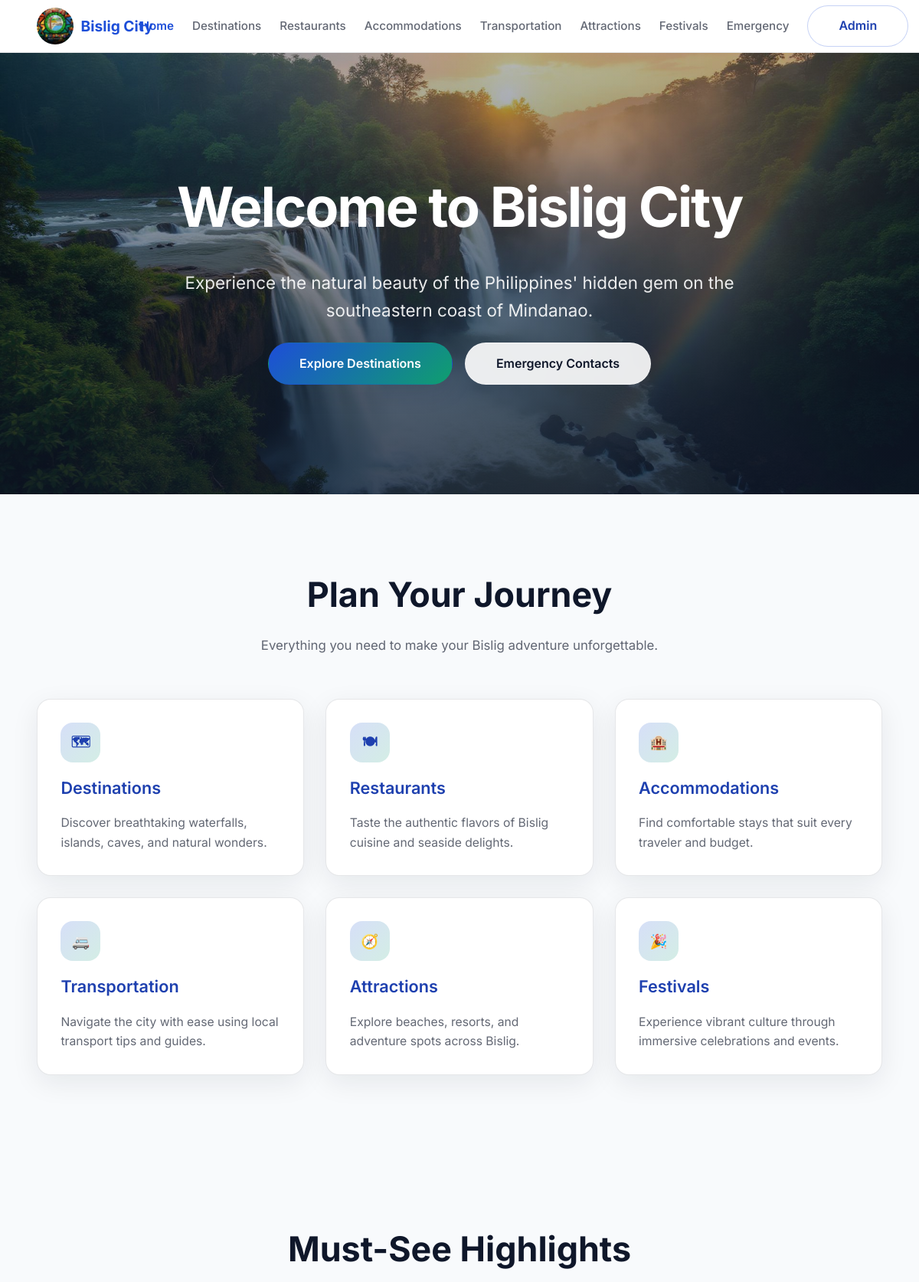
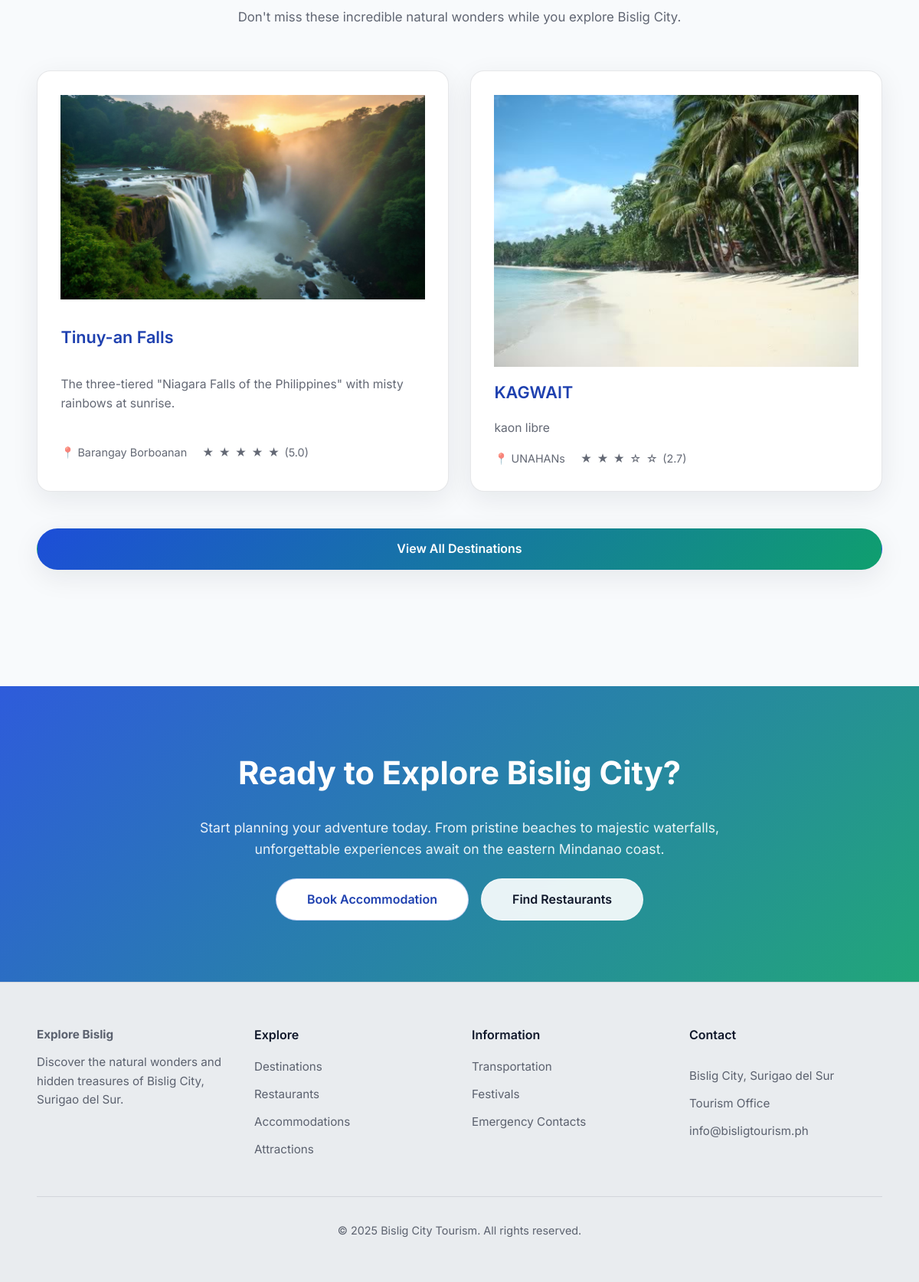
The page / on the database its author committed (2 pictures, top to bottom).
### tables this page shows
CREATE TABLE `destinations` (
  `id` int(11) NOT NULL,
  `name` varchar(100) NOT NULL,
  `description` text NOT NULL,
  `location` varchar(100) NOT NULL,
  `rating` decimal(2,1) DEFAULT 0.0,
  `image_url` varchar(255) DEFAULT NULL,
  `created_at` timestamp NOT NULL DEFAULT current_timestamp(),
  `updated_at` timestamp NOT NULL DEFAULT current_timestamp() ON UPDATE current_timestamp()
);

### index.php (the view)
<?php include 'header.php'; ?>
    <main>
      <section
        class="hero"
        style="--hero-image: url('assets/tinuyan-falls-hero.jpg');"
        aria-label="Tinuy-an Falls hero backdrop"
      >
        <div class="hero-content">
          <h1>Welcome to Bislig City</h1>
          <p>Experience the natural beauty of the Philippines' hidden gem on the southeastern coast of Mindanao.</p>
          <div class="button-row">
            <a class="btn btn-primary" href="destinations.php">Explore Destinations</a>
            <a class="btn btn-outline" href="emergency.php">Emergency Contacts</a>
          </div>
        </div>
      </section>
      <section class="section">
        <div class="container">
          <header class="section-header">
            <h2>Plan Your Journey</h2>
            <p>Everything you need to make your Bislig adventure unforgettable.</p>
          </header>
          <div class="grid three">
            <a class="card" href="destinations.php">
              <div class="feature-icon" aria-hidden="true">🗺</div>
              <h3>Destinations</h3>
              <p>Discover breathtaking waterfalls, islands, caves, and natural wonders.</p>
            </a>
            <a class="card" href="restaurants.php">
              <div class="feature-icon" aria-hidden="true">🍽</div>
              <h3>Restaurants</h3>
              <p>Taste the authentic flavors of Bislig cuisine and seaside delights.</p>
            </a>
            <a class="card" href="accommodations.php">
              <div class="feature-icon" aria-hidden="true">🏨</div>
              <h3>Accommodations</h3>
              <p>Find comfortable stays that suit every traveler and budget.</p>
            </a>
            <a class="card" href="transportation.php">
              <div class="feature-icon" aria-hidden="true">🚐</div>
              <h3>Transportation</h3>
              <p>Navigate the city with ease using local transport tips and guides.</p>
            </a>
            <a class="card" href="attractions.php">
              <div class="feature-icon" aria-hidden="true">🧭</div>
              <h3>Attractions</h3>
              <p>Explore beaches, resorts, and adventure spots across Bislig.</p>
            </a>
            <a class="card" href="festivals.php">
              <div class="feature-icon" aria-hidden="true">🎉</div>
              <h3>Festivals</h3>
              <p>Experience vibrant culture through immersive celebrations and events.</p>
            </a>
          </div>
        </div>
      </section>
      <section class="section">
        <div class="container">
          <header class="section-header">
            <h2>Must-See Highlights</h2>
            <p>Don't miss these incredible natural wonders while you explore Bislig City.</p>
          </header>
          <div class="grid three">
            <?php
            include 'admin/database.php';
            $query = "SELECT d.id, d.name, d.description, d.location, d.image_url, d.rating AS admin_rating, IFNULL(AVG(r.rating), 0) AS avg_rating FROM destinations d LEFT JOIN ratings r ON d.id = r.item_id AND r.category = 'destination' GROUP BY d.id ORDER BY d.rating DESC LIMIT 3";
            $result = mysqli_query($conn, $query);
            if ($result && mysqli_num_rows($result) > 0) {
              while ($row = mysqli_fetch_assoc($result)) {
                $img = !empty($row['image_url']) ? $row['image_url'] : 'assets/default.jpg';
                echo '<article class="card">';
                echo '<div class="destination-img-wrapper">';
                echo '<img class="destination-img" src="' . htmlspecialchars($img) . '" alt="' . htmlspecialchars($row['name']) . '" />';
                echo '</div>';
                echo '<h3>' . htmlspecialchars($row['name']) . '</h3>';
                echo '<p>' . htmlspecialchars($row['description']) . '</p>';
                echo '<div class="meta">';
                echo '<span>📍 ' . htmlspecialchars($row['location']) . '</span>';
                echo '<span class="rating-stars" data-id="' . $row['id'] . '">';
                $fullStars = floor($row['avg_rating']);
                $halfStar = ($row['avg_rating'] - $fullStars) >= 0.5 ? 1 : 0;
                for ($i = 1; $i <= 5; $i++) {
                  if ($i <= $fullStars) {
                    echo '<span class="star" data-value="'.$i.'">&#9733;</span>';
                  } elseif ($i == $fullStars + 1 && $halfStar) {
                    echo '<span class="star" data-value="'.$i.'">&#9733;</span>';
                  } else {
                    echo '<span class="star" data-value="'.$i.'">&#9734;</span>';
                  }
                }
                $displayRating = ($row['avg_rating'] > 0) ? $row['avg_rating'] : $row['admin_rating'];
                echo '<span class="rating-value">(' . number_format($displayRating, 1) . ')</span>';
                echo '</span>';
                echo '</div>';
                echo '</article>';
              }
            } else {
              echo '<p>No top-rated destinations available.</p>';
            }
            ?>
          </div>
          <div class="section-header" style="margin-top: 3rem;">
            <a class="btn btn-primary" href="destinations.php">View All Destinations</a>
          </div>
        </div>
      </section>
    </main>
    <section class="cta-section">
      <div class="container">
        <h2 class="weight-semibold" style="font-size: clamp(2rem, 4vw, 2.6rem);">
          Ready to Explore Bislig City?
        </h2>
        <p>
          Start planning your adventure today. From pristine beaches to majestic waterfalls,
          unforgettable experiences await on the eastern Mindanao coast.
        </p>
        <div class="button-row">
          <a class="btn btn-secondary" href="accommodations.php">Book Accommodation</a>
          <a class="btn btn-outline" href="restaurants.php">Find Restaurants</a>
        </div>
      </div>
    </section>
   <?php include 'footer.php'; ?>
</html>

### styles.css (style rules this page uses)
*, *::before, *::after { box-sizing: border-box; margin: 0; padding: 0; }
:root { --color-background: #f8fafc; --color-surface: #ffffff; --color-border: rgba(15, 23, 42, 0.1); --color-text: #0f172a; --color-muted: rgba(15, 23, 42, 0.65); --color-primary: #1d4ed8; --color-primary-dark: #1e40af; --color-accent: #0f9f6e; --shadow-soft: 0 10px 35px rgba(15, 23, 42, 0.08); --shadow-hover: 0 18px 45px rgba(15, 23, 42, 0.15); font-size: 16px; }
body { font-family: "Inter", "Segoe UI", system-ui, -apple-system, sans-serif; background: var(--color-background); color: var(--color-text); line-height: 1.6; min-height: 100vh; display: flex; flex-direction: column; }
img { max-width: 100%; display: block; }
a { color: inherit; text-decoration: none; }
.container { width: min(1120px, 92vw); margin: 0 auto; }
.button-row { display: flex; flex-wrap: wrap; gap: 1rem; justify-content: center; }
.btn { display: inline-flex; align-items: center; justify-content: center; padding: 0.85rem 2.5rem; border-radius: 999px; font-size: 1rem; font-weight: 600; transition: transform 0.25s ease, box-shadow 0.25s ease, background 0.25s ease, color 0.25s ease; cursor: pointer; border: 1px solid transparent; }
.btn-primary { background: linear-gradient(135deg, var(--color-primary), var(--color-accent)); color: #ffffff; box-shadow: var(--shadow-soft); }
.btn-outline { background: rgba(255, 255, 255, 0.9); border-color: rgba(255, 255, 255, 0.35); color: var(--color-text); backdrop-filter: blur(6px); }
.btn-secondary { background: #ffffff; color: var(--color-primary-dark); border-color: rgba(29, 78, 216, 0.25); }
.hero { position: relative; min-height: clamp(26rem, 80vh, 36rem); display: grid; place-items: center; text-align: center; color: #ffffff; overflow: hidden; }
.hero::before { content: ""; position: absolute; inset: 0; background-image: var(--hero-image, none); background-size: cover; background-position: center; z-index: -2; }
.hero::after { content: ""; position: absolute; inset: 0; background: linear-gradient(180deg, rgba(15, 23, 42, 0.3), rgba(15, 23, 42, 0.75)); z-index: -1; }
.hero .hero-content { width: min(820px, 92vw); display: grid; gap: 1.5rem; padding: clamp(3rem, 8vw, 5rem) 0; }
.hero h1 { font-size: clamp(2.5rem, 7vw, 4.5rem); font-weight: 700; letter-spacing: -0.03em; }
.hero p { font-size: clamp(1.1rem, 3vw, 1.4rem); color: rgba(255, 255, 255, 0.9); }
.section { padding: clamp(3.5rem, 8vw, 6rem) 0; }
.section-header { text-align: center; margin-bottom: 3.5rem; display: grid; gap: 1rem; }
.section-header h2 { font-size: clamp(2rem, 4vw, 2.8rem); font-weight: 700; }
.section-header p { color: var(--color-muted); font-size: 1.05rem; width: min(640px, 90vw); justify-self: center; }
.grid { display: grid; gap: 1.75rem; }
.grid.three { grid-template-columns: repeat(auto-fit, minmax(280px, 1fr)); }
.card { background: var(--color-surface); border-radius: 18px; border: 1px solid var(--color-border); padding: 1.9rem; box-shadow: var(--shadow-soft); display: grid; gap: 1rem; transition: transform 0.25s ease, box-shadow 0.25s ease; }
.card h3 { font-size: 1.35rem; font-weight: 600; color: var(--color-primary-dark); }
.card p { color: var(--color-muted); font-size: 0.98rem; }
.card .meta { display: flex; flex-wrap: wrap; gap: 0.75rem 1.25rem; font-size: 0.9rem; color: var(--color-muted); }
.card .meta span { display: inline-flex; align-items: center; gap: 0.4rem; }
.feature-icon { width: 3.25rem; height: 3.25rem; border-radius: 16px; display: grid; place-items: center; background: linear-gradient(135deg, rgba(29, 78, 216, 0.18), rgba(15, 159, 110, 0.18)); color: var(--color-primary-dark); font-weight: 700; font-size: 1.15rem; }
.cta-section { background: linear-gradient(135deg, rgba(29, 78, 216, 0.92), rgba(15, 159, 110, 0.92)); color: #ffffff; text-align: center; padding: clamp(3.5rem, 8vw, 5rem) 0; }
.cta-section .container { display: grid; gap: 1.5rem; width: min(720px, 94vw); }
.cta-section p { color: rgba(255, 255, 255, 0.9); font-size: 1.1rem; }
.weight-semibold { font-weight: 700; }

### rows shown on the page
destinations: image_url (picture), name "Tinuy-an Falls", description "The three-tiered \"Niagara Falls of the Philippines\" with misty rainbows at sunrise.", location "Barangay Borboanan", displayRating "5.0"
destinations: image_url (picture), name "KAGWAIT", description "kaon libre", location "UNAHANs", displayRating "2.7"
